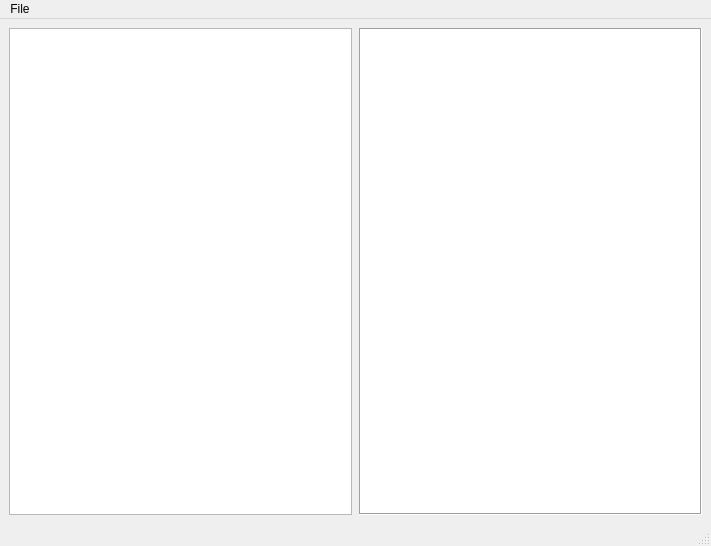
<?xml version="1.0" encoding="UTF-8"?>
<ui version="4.0">
 <class>MainWindow</class>
 <widget class="QMainWindow" name="MainWindow">
  <property name="geometry">
   <rect>
    <x>0</x>
    <y>0</y>
    <width>711</width>
    <height>546</height>
   </rect>
  </property>
  <property name="windowTitle">
   <string>MainWindow</string>
  </property>
  <widget class="QWidget" name="centralwidget">
   <layout class="QGridLayout" name="gridLayout_2">
    <item row="0" column="0">
     <layout class="QGridLayout" name="gridLayout_3" rowstretch="0" columnstretch="0,0">
      <property name="leftMargin">
       <number>0</number>
      </property>
      <property name="topMargin">
       <number>0</number>
      </property>
      <property name="rightMargin">
       <number>0</number>
      </property>
      <property name="bottomMargin">
       <number>0</number>
      </property>
      <property name="spacing">
       <number>7</number>
      </property>
      <item row="0" column="1">
       <widget class="QTableView" name="tableView">
        <property name="frameShape">
         <enum>QFrame::Shape::Box</enum>
        </property>
       </widget>
      </item>
      <item row="0" column="0">
       <widget class="QTreeView" name="treeView">
        <property name="iconSize">
         <size>
          <width>8</width>
          <height>8</height>
         </size>
        </property>
       </widget>
      </item>
     </layout>
    </item>
   </layout>
  </widget>
  <widget class="QMenuBar" name="menubar">
   <property name="geometry">
    <rect>
     <x>0</x>
     <y>0</y>
     <width>711</width>
     <height>26</height>
    </rect>
   </property>
   <widget class="QMenu" name="menuFile">
    <property name="title">
     <string>File</string>
    </property>
    <addaction name="actionOpen"/>
    <addaction name="actionClose"/>
   </widget>
   <addaction name="menuFile"/>
  </widget>
  <widget class="QStatusBar" name="statusbar"/>
  <action name="actionOpen">
   <property name="text">
    <string>Open</string>
   </property>
  </action>
  <action name="actionClose">
   <property name="text">
    <string>Close</string>
   </property>
   <property name="menuRole">
    <enum>QAction::MenuRole::TextHeuristicRole</enum>
   </property>
  </action>
 </widget>
 <resources/>
 <connections>
  <connection>
   <sender>actionClose</sender>
   <signal>triggered()</signal>
   <receiver>MainWindow</receiver>
   <slot>close()</slot>
   <hints>
    <hint type="sourcelabel">
     <x>-1</x>
     <y>-1</y>
    </hint>
    <hint type="destinationlabel">
     <x>213</x>
     <y>165</y>
    </hint>
   </hints>
  </connection>
 </connections>
</ui>
